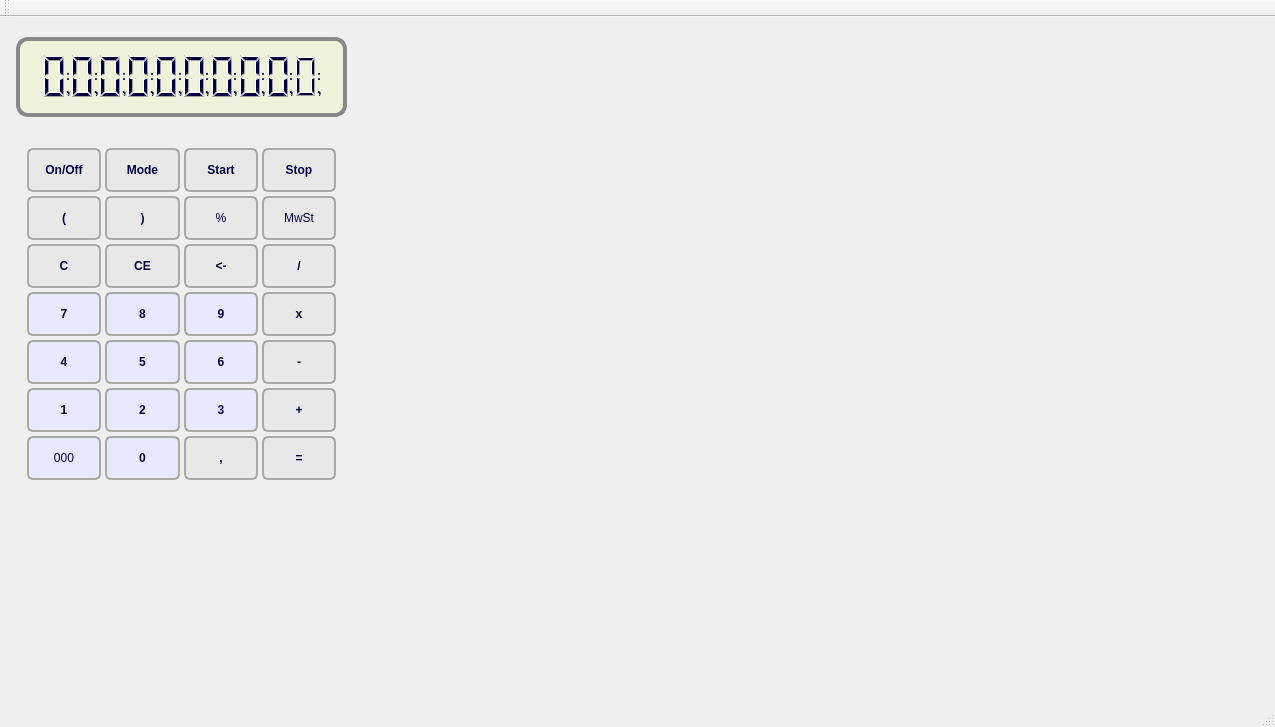
<?xml version="1.0" encoding="UTF-8"?>
<ui version="4.0">
 <class>MainWindow</class>
 <widget class="QMainWindow" name="MainWindow">
  <property name="geometry">
   <rect>
    <x>0</x>
    <y>0</y>
    <width>1275</width>
    <height>727</height>
   </rect>
  </property>
  <property name="windowTitle">
   <string>MainWindow</string>
  </property>
  <property name="styleSheet">
   <string notr="true">QGridLayout {
    background-color: #FF0000;
}
</string>
  </property>
  <widget class="QWidget" name="centralWidget">
   <widget class="QWidget" name="gridLayoutWidget_2">
    <property name="geometry">
     <rect>
      <x>16</x>
      <y>120</y>
      <width>331</width>
      <height>361</height>
     </rect>
    </property>
    <layout class="QGridLayout" name="gridLayout_2" rowstretch="1,1,1,1,1,1,1" columnstretch="1,1,1,1">
     <property name="sizeConstraint">
      <enum>QLayout::SetDefaultConstraint</enum>
     </property>
     <property name="spacing">
      <number>4</number>
     </property>
     <item row="4" column="3">
      <widget class="QPushButton" name="key_Minus">
       <property name="styleSheet">
        <string notr="true">QPushButton {
	font: 16pt &quot;MS Shell Dlg 2&quot;;
	font-weight: bold;
    color: #000040;
    border: 2px solid #aaaaaa;
    border-radius: 6px;
    background-color: #e8e8e8;
    width: 60px;
	height: 40px;
}
QPushButton:hover {
    border: 3px solid #888888;
}</string>
       </property>
       <property name="text">
        <string>-</string>
       </property>
      </widget>
     </item>
     <item row="6" column="3">
      <widget class="QPushButton" name="key_EQ">
       <property name="styleSheet">
        <string notr="true">QPushButton {
	font: 16pt &quot;MS Shell Dlg 2&quot;;
	font-weight: bold;
    color: #000040;
    border: 2px solid #aaaaaa;
    border-radius: 6px;
    background-color: #e8e8e8;
    width: 60px;
	height: 40px;
}
QPushButton:hover {
    border: 3px solid #888888;
}</string>
       </property>
       <property name="text">
        <string>=</string>
       </property>
      </widget>
     </item>
     <item row="4" column="2">
      <widget class="QPushButton" name="key_6">
       <property name="styleSheet">
        <string notr="true">QPushButton {
	font: 16pt &quot;MS Shell Dlg 2&quot;;
	font-weight: bold;
    color: #000040;
    border: 2px solid #aaaaaa;
    border-radius: 6px;
    background-color: #e8e8ff;
    width: 60px;;
	height: 40px;
}
QPushButton:hover {
    border: 3px solid #888888;
}</string>
       </property>
       <property name="text">
        <string>6</string>
       </property>
      </widget>
     </item>
     <item row="1" column="2">
      <widget class="QPushButton" name="key_Percent">
       <property name="styleSheet">
        <string notr="true">QPushButton {
	font: 16pt &quot;MS Shell Dlg 2&quot;;
    color: #000040;
    border: 2px solid #aaaaaa;
    border-radius: 6px;
    background-color: #e8e8e8;
    width: 60px;
	height: 40px;
}
QPushButton:hover {
    border: 3px solid #888888;
}</string>
       </property>
       <property name="text">
        <string>%</string>
       </property>
      </widget>
     </item>
     <item row="1" column="1">
      <widget class="QPushButton" name="key_ParClose">
       <property name="styleSheet">
        <string notr="true">QPushButton {
	font: 16pt &quot;MS Shell Dlg 2&quot;;
	font-weight: bold;
    color: #000040;
    border: 2px solid #aaaaaa;
    border-radius: 6px;
    background-color: #e8e8e8;
    width: 60px;
	height: 40px;
}
QPushButton:hover {
    border: 3px solid #888888;
}</string>
       </property>
       <property name="text">
        <string>)</string>
       </property>
      </widget>
     </item>
     <item row="1" column="0">
      <widget class="QPushButton" name="key_ParOpen">
       <property name="styleSheet">
        <string notr="true">QPushButton {
	font: 16pt &quot;MS Shell Dlg 2&quot;;
	font-weight: bold;
    color: #000040;
    border: 2px solid #aaaaaa;
    border-radius: 6px;
    background-color: #e8e8e8;
    width: 60px;
	height: 40px;
}
QPushButton:hover {
    border: 3px solid #888888;
}</string>
       </property>
       <property name="text">
        <string>(</string>
       </property>
      </widget>
     </item>
     <item row="5" column="0">
      <widget class="QPushButton" name="key_1">
       <property name="styleSheet">
        <string notr="true">QPushButton {
	font: 16pt &quot;MS Shell Dlg 2&quot;;
	font-weight: bold;
    color: #000040;
    border: 2px solid #aaaaaa;
    border-radius: 6px;
    background-color: #e8e8ff;
    width: 60px;
	height: 40px;
}
QPushButton:hover {
    border: 3px solid #888888;
}</string>
       </property>
       <property name="text">
        <string>1</string>
       </property>
      </widget>
     </item>
     <item row="5" column="1">
      <widget class="QPushButton" name="key_2">
       <property name="styleSheet">
        <string notr="true">QPushButton {
	font: 16pt &quot;MS Shell Dlg 2&quot;;
	font-weight: bold;
    color: #000040;
    border: 2px solid #aaaaaa;
    border-radius: 6px;
    background-color: #e8e8ff;
    width: 60px;
	height: 40px;
}
QPushButton:hover {
    border: 3px solid #888888;
}</string>
       </property>
       <property name="text">
        <string>2</string>
       </property>
       <property name="autoDefault">
        <bool>false</bool>
       </property>
       <property name="default">
        <bool>false</bool>
       </property>
       <property name="flat">
        <bool>false</bool>
       </property>
      </widget>
     </item>
     <item row="5" column="2">
      <widget class="QPushButton" name="key_3">
       <property name="styleSheet">
        <string notr="true">QPushButton {
	font: 16pt &quot;MS Shell Dlg 2&quot;;
	font-weight: bold;
    color: #000040;
    border: 2px solid #aaaaaa;
    border-radius: 6px;
    background-color: #e8e8ff;
    width: 60px;
	height: 40px;
}
QPushButton:hover {
    border: 3px solid #888888;
}</string>
       </property>
       <property name="text">
        <string>3</string>
       </property>
      </widget>
     </item>
     <item row="5" column="3">
      <widget class="QPushButton" name="key_Plus">
       <property name="styleSheet">
        <string notr="true">QPushButton {
	font: 16pt &quot;MS Shell Dlg 2&quot;;
	font-weight: bold;
    color: #000040;
    border: 2px solid #aaaaaa;
    border-radius: 6px;
    background-color: #e8e8e8;
    width: 60px;
	height: 40px;
}
QPushButton:hover {
    border: 3px solid #888888;
}</string>
       </property>
       <property name="text">
        <string>+</string>
       </property>
      </widget>
     </item>
     <item row="6" column="1">
      <widget class="QPushButton" name="key_0">
       <property name="styleSheet">
        <string notr="true">QPushButton {
	font: 16pt &quot;MS Shell Dlg 2&quot;;
	font-weight: bold;
    color: #000040;
    border: 2px solid #aaaaaa;
    border-radius: 6px;
    background-color: #e8e8ff;
    width: 60px;
	height: 40px;
}
QPushButton:hover {
    border: 3px solid #888888;
}</string>
       </property>
       <property name="text">
        <string>0</string>
       </property>
      </widget>
     </item>
     <item row="6" column="0">
      <widget class="QPushButton" name="key_000">
       <property name="styleSheet">
        <string notr="true">QPushButton {
	font: 16pt &quot;MS Shell Dlg 2&quot;;
    color: #000040;
    border: 2px solid #aaaaaa;
    border-radius: 6px;
    background-color: #e8e8ff;
    width: 60px;
	height: 40px;
}
QPushButton:hover {
    border: 3px solid #888888;
}</string>
       </property>
       <property name="text">
        <string>000</string>
       </property>
      </widget>
     </item>
     <item row="6" column="2">
      <widget class="QPushButton" name="key_Comma">
       <property name="styleSheet">
        <string notr="true">QPushButton {
	font: 16pt &quot;MS Shell Dlg 2&quot;;
	font-weight: bold;
    color: #000040;
    border: 2px solid #aaaaaa;
    border-radius: 6px;
    background-color: #e8e8e8;
    width: 60px;
	height: 40px;
}
QPushButton:hover {
    border: 3px solid #888888;
}</string>
       </property>
       <property name="text">
        <string>,</string>
       </property>
      </widget>
     </item>
     <item row="3" column="1">
      <widget class="QPushButton" name="key_8">
       <property name="styleSheet">
        <string notr="true">QPushButton {
	font: 16pt &quot;MS Shell Dlg 2&quot;;
	font-weight: bold;
    color: #000040;
    border: 2px solid #aaaaaa;
    border-radius: 6px;
    background-color: #e8e8ff;
    width: 60px;
	height: 40px;
}
QPushButton:hover {
    border: 3px solid #888888;
}</string>
       </property>
       <property name="text">
        <string>8</string>
       </property>
      </widget>
     </item>
     <item row="1" column="3">
      <widget class="QPushButton" name="key_VAT">
       <property name="styleSheet">
        <string notr="true">QPushButton {
	font: 12pt &quot;MS Shell Dlg 2&quot;;
    color: #000040;
    border: 2px solid #aaaaaa;
    border-radius: 6px;
    background-color: #e8e8e8;
    width: 60px;
	height: 40px;
}
QPushButton:hover {
    border: 3px solid #888888;
}</string>
       </property>
       <property name="text">
        <string>MwSt</string>
       </property>
      </widget>
     </item>
     <item row="2" column="0">
      <widget class="QPushButton" name="key_C">
       <property name="styleSheet">
        <string notr="true">QPushButton {
	font: 16pt &quot;MS Shell Dlg 2&quot;;
	font-weight: bold;
    color: #000040;
    border: 2px solid #aaaaaa;
    border-radius: 6px;
    background-color: #e8e8e8;
    width: 60px;
	height: 40px;
}
QPushButton:hover {
    border: 3px solid #888888;
}</string>
       </property>
       <property name="text">
        <string>C</string>
       </property>
      </widget>
     </item>
     <item row="2" column="1">
      <widget class="QPushButton" name="key_CE">
       <property name="styleSheet">
        <string notr="true">QPushButton {
	font: 16pt &quot;MS Shell Dlg 2&quot;;
	font-weight: bold;
    color: #000040;
    border: 2px solid #aaaaaa;
    border-radius: 6px;
    background-color: #e8e8e8;
    width: 60px;
	height: 40px;
}
QPushButton:hover {
    border: 3px solid #888888;
}</string>
       </property>
       <property name="text">
        <string>CE</string>
       </property>
      </widget>
     </item>
     <item row="3" column="3">
      <widget class="QPushButton" name="key_Mul">
       <property name="styleSheet">
        <string notr="true">QPushButton {
	font: 16pt &quot;MS Shell Dlg 2&quot;;
	font-weight: bold;
    color: #000040;
    border: 2px solid #aaaaaa;
    border-radius: 6px;
    background-color: #e8e8e8;
    width: 60px;
	height: 40px;
}
QPushButton:hover {
    border: 3px solid #888888;
}</string>
       </property>
       <property name="text">
        <string>x</string>
       </property>
      </widget>
     </item>
     <item row="3" column="2">
      <widget class="QPushButton" name="key_9">
       <property name="styleSheet">
        <string notr="true">QPushButton {
	font: 16pt &quot;MS Shell Dlg 2&quot;;
	font-weight: bold;
    color: #000040;
    border: 2px solid #aaaaaa;
    border-radius: 6px;
    background-color: #e8e8ff;
    width: 60px;
	height: 40px;
}
QPushButton:hover {
    border: 3px solid #888888;
}</string>
       </property>
       <property name="text">
        <string>9</string>
       </property>
      </widget>
     </item>
     <item row="4" column="0">
      <widget class="QPushButton" name="key_4">
       <property name="styleSheet">
        <string notr="true">QPushButton {
	font: 16pt &quot;MS Shell Dlg 2&quot;;
	font-weight: bold;
    color: #000040;
    border: 2px solid #aaaaaa;
    border-radius: 6px;
    background-color: #e8e8ff;
    width: 60px;;
	height: 40px;
}
QPushButton:hover {
    border: 3px solid #888888;
}</string>
       </property>
       <property name="text">
        <string>4</string>
       </property>
      </widget>
     </item>
     <item row="2" column="3">
      <widget class="QPushButton" name="key_Div">
       <property name="styleSheet">
        <string notr="true">QPushButton {
	font: 16pt &quot;MS Shell Dlg 2&quot;;
	font-weight: bold;
    color: #000040;
    border: 2px solid #aaaaaa;
    border-radius: 6px;
    background-color: #e8e8e8;
    width: 60px;
	height: 40px;
}
QPushButton:hover {
    border: 3px solid #888888;
}</string>
       </property>
       <property name="text">
        <string>/</string>
       </property>
      </widget>
     </item>
     <item row="2" column="2">
      <widget class="QPushButton" name="key_Backspace">
       <property name="styleSheet">
        <string notr="true">QPushButton {
	font: 16pt &quot;MS Shell Dlg 2&quot;;
	font-weight: bold;
    color: #000040;
    border: 2px solid #aaaaaa;
    border-radius: 6px;
    background-color: #e8e8e8;
    width: 60px;
	height: 40px;
}
QPushButton:hover {
    border: 3px solid #888888;
}</string>
       </property>
       <property name="text">
        <string>&lt;-</string>
       </property>
      </widget>
     </item>
     <item row="3" column="0">
      <widget class="QPushButton" name="key_7">
       <property name="styleSheet">
        <string notr="true">QPushButton {
	font: 16pt &quot;MS Shell Dlg 2&quot;;
	font-weight: bold;
    color: #000040;
    border: 2px solid #aaaaaa;
    border-radius: 6px;
    background-color: #e8e8ff;
    width: 60px;
	height: 40px;
}
QPushButton:hover {
    border: 3px solid #888888;
}</string>
       </property>
       <property name="text">
        <string>7</string>
       </property>
      </widget>
     </item>
     <item row="4" column="1">
      <widget class="QPushButton" name="key_5">
       <property name="styleSheet">
        <string notr="true">QPushButton {
	font: 16pt &quot;MS Shell Dlg 2&quot;;
	font-weight: bold;
    color: #000040;
    border: 2px solid #aaaaaa;
    border-radius: 6px;
    background-color: #e8e8ff;
    width: 60px;
	height: 40px;
}
QPushButton:hover {
    border: 3px solid #888888;
}</string>
       </property>
       <property name="text">
        <string>5</string>
       </property>
      </widget>
     </item>
     <item row="0" column="0">
      <widget class="QPushButton" name="key_OnOff">
       <property name="styleSheet">
        <string notr="true">QPushButton {
	font: 12pt &quot;MS Shell Dlg 2&quot;;
	font-weight: bold;
    color: #000040;
    border: 2px solid #aaaaaa;
    border-radius: 6px;
    background-color: #e8e8e8;
    width: 60px;
	height: 40px;
}
QPushButton:hover {
    border: 3px solid #888888;
}</string>
       </property>
       <property name="text">
        <string>On/Off</string>
       </property>
      </widget>
     </item>
     <item row="0" column="1">
      <widget class="QPushButton" name="key_Mode">
       <property name="styleSheet">
        <string notr="true">QPushButton {
	font: 12pt &quot;MS Shell Dlg 2&quot;;
	font-weight: bold;
    color: #000040;
    border: 2px solid #aaaaaa;
    border-radius: 6px;
    background-color: #e8e8e8;
    width: 60px;
	height: 40px;
}
QPushButton:hover {
    border: 3px solid #888888;
}</string>
       </property>
       <property name="text">
        <string>Mode</string>
       </property>
      </widget>
     </item>
     <item row="0" column="2">
      <widget class="QPushButton" name="key_Start">
       <property name="styleSheet">
        <string notr="true">QPushButton {
	font: 12pt &quot;MS Shell Dlg 2&quot;;
	font-weight: bold;
    color: #000040;
    border: 2px solid #aaaaaa;
    border-radius: 6px;
    background-color: #e8e8e8;
    width: 60px;
	height: 40px;
}
QPushButton:hover {
    border: 3px solid #888888;
}</string>
       </property>
       <property name="text">
        <string>Start</string>
       </property>
      </widget>
     </item>
     <item row="0" column="3">
      <widget class="QPushButton" name="key_Stop">
       <property name="styleSheet">
        <string notr="true">QPushButton {
	font: 12pt &quot;MS Shell Dlg 2&quot;;
	font-weight: bold;
    color: #000040;
    border: 2px solid #aaaaaa;
    border-radius: 6px;
    background-color: #e8e8e8;
    width: 60px;
	height: 40px;
}
QPushButton:hover {
    border: 3px solid #888888;
}</string>
       </property>
       <property name="text">
        <string>Stop</string>
       </property>
      </widget>
     </item>
    </layout>
   </widget>
   <widget class="QFrame" name="frame">
    <property name="geometry">
     <rect>
      <x>16</x>
      <y>20</y>
      <width>331</width>
      <height>80</height>
     </rect>
    </property>
    <property name="styleSheet">
     <string notr="true">QFrame {
    border: 4px solid #888888;
    border-radius: 12px;
    background-color: #F0F3DC;
}

</string>
    </property>
    <property name="frameShape">
     <enum>QFrame::StyledPanel</enum>
    </property>
    <property name="frameShadow">
     <enum>QFrame::Raised</enum>
    </property>
    <widget class="QWidget" name="gridLayoutWidget">
     <property name="geometry">
      <rect>
       <x>13</x>
       <y>4</y>
       <width>301</width>
       <height>71</height>
      </rect>
     </property>
     <layout class="QGridLayout" name="gridLayout">
      <property name="spacing">
       <number>0</number>
      </property>
      <item row="0" column="4">
       <widget class="QLCDNumber" name="dig_5">
        <property name="styleSheet">
         <string notr="true">QLCDNumber {
    color: #000040;
    border: 0px solid #000000;
}
</string>
        </property>
        <property name="smallDecimalPoint">
         <bool>false</bool>
        </property>
        <property name="digitCount">
         <number>1</number>
        </property>
        <property name="mode">
         <enum>QLCDNumber::Hex</enum>
        </property>
       </widget>
      </item>
      <item row="0" column="9">
       <widget class="QLCDNumber" name="dig_0">
        <property name="styleSheet">
         <string notr="true">QLCDNumber {
    color: #000040;
    border: 0px solid #000000;
}
</string>
        </property>
        <property name="smallDecimalPoint">
         <bool>false</bool>
        </property>
        <property name="digitCount">
         <number>1</number>
        </property>
        <property name="mode">
         <enum>QLCDNumber::Hex</enum>
        </property>
        <property name="intValue" stdset="0">
         <number>0</number>
        </property>
       </widget>
      </item>
      <item row="0" column="7">
       <widget class="QLCDNumber" name="dig_2">
        <property name="styleSheet">
         <string notr="true">QLCDNumber {
    color: #000040;
    border: 0px solid #000000;
}
</string>
        </property>
        <property name="smallDecimalPoint">
         <bool>false</bool>
        </property>
        <property name="digitCount">
         <number>1</number>
        </property>
        <property name="mode">
         <enum>QLCDNumber::Hex</enum>
        </property>
       </widget>
      </item>
      <item row="0" column="2">
       <widget class="QLCDNumber" name="dig_7">
        <property name="styleSheet">
         <string notr="true">QLCDNumber {
    color: #000040;
    border: 0px solid #000000;
}
</string>
        </property>
        <property name="smallDecimalPoint">
         <bool>false</bool>
        </property>
        <property name="digitCount">
         <number>1</number>
        </property>
        <property name="mode">
         <enum>QLCDNumber::Hex</enum>
        </property>
       </widget>
      </item>
      <item row="0" column="3">
       <widget class="QLCDNumber" name="dig_6">
        <property name="styleSheet">
         <string notr="true">QLCDNumber {
    color: #000040;
    border: 0px solid #000000;
}
</string>
        </property>
        <property name="smallDecimalPoint">
         <bool>false</bool>
        </property>
        <property name="digitCount">
         <number>1</number>
        </property>
        <property name="mode">
         <enum>QLCDNumber::Hex</enum>
        </property>
       </widget>
      </item>
      <item row="0" column="5">
       <widget class="QLCDNumber" name="dig_4">
        <property name="styleSheet">
         <string notr="true">QLCDNumber {
    color: #000040;
    border: 0px solid #000000;
}
</string>
        </property>
        <property name="smallDecimalPoint">
         <bool>false</bool>
        </property>
        <property name="digitCount">
         <number>1</number>
        </property>
        <property name="mode">
         <enum>QLCDNumber::Hex</enum>
        </property>
       </widget>
      </item>
      <item row="0" column="6">
       <widget class="QLCDNumber" name="dig_3">
        <property name="styleSheet">
         <string notr="true">QLCDNumber {
    color: #000040;
    border: 0px solid #000000;
}
</string>
        </property>
        <property name="smallDecimalPoint">
         <bool>false</bool>
        </property>
        <property name="digitCount">
         <number>1</number>
        </property>
        <property name="mode">
         <enum>QLCDNumber::Hex</enum>
        </property>
       </widget>
      </item>
      <item row="0" column="1">
       <widget class="QLCDNumber" name="dig_8">
        <property name="styleSheet">
         <string notr="true">QLCDNumber {
    color: #000040;
    border: 0px solid #000000;
}
</string>
        </property>
        <property name="smallDecimalPoint">
         <bool>false</bool>
        </property>
        <property name="digitCount">
         <number>1</number>
        </property>
        <property name="mode">
         <enum>QLCDNumber::Hex</enum>
        </property>
       </widget>
      </item>
      <item row="0" column="8">
       <widget class="QLCDNumber" name="dig_1">
        <property name="styleSheet">
         <string notr="true">QLCDNumber {
    color: #000040;
    border: 0px solid #000000;
}
</string>
        </property>
        <property name="smallDecimalPoint">
         <bool>false</bool>
        </property>
        <property name="digitCount">
         <number>1</number>
        </property>
        <property name="mode">
         <enum>QLCDNumber::Hex</enum>
        </property>
       </widget>
      </item>
      <item row="0" column="0">
       <widget class="QLCDNumber" name="dig_9">
        <property name="styleSheet">
         <string notr="true">QLCDNumber {
    color: #000040;
    border: 0px solid #000000;
}
</string>
        </property>
        <property name="smallDecimalPoint">
         <bool>false</bool>
        </property>
        <property name="digitCount">
         <number>1</number>
        </property>
        <property name="mode">
         <enum>QLCDNumber::Hex</enum>
        </property>
       </widget>
      </item>
     </layout>
    </widget>
   </widget>
   <widget class="QWidget" name="gridLayoutWidget_3">
    <property name="geometry">
     <rect>
      <x>55</x>
      <y>56</y>
      <width>301</width>
      <height>31</height>
     </rect>
    </property>
    <layout class="QGridLayout" name="gridLayout_3">
     <property name="spacing">
      <number>0</number>
     </property>
     <item row="0" column="7">
      <widget class="QLabel" name="dot_2">
       <property name="styleSheet">
        <string notr="true">QLabel {
	font: 16pt &quot;MS Shell Dlg 2&quot;;
	font-weight: bold;
    color: #000040;
    border: 0px solid #000000;
}
</string>
       </property>
       <property name="text">
        <string>.</string>
       </property>
      </widget>
     </item>
     <item row="0" column="4">
      <widget class="QLabel" name="dot_5">
       <property name="styleSheet">
        <string notr="true">QLabel {
	font: 16pt &quot;MS Shell Dlg 2&quot;;
	font-weight: bold;
    color: #000040;
    border: 0px solid #000000;
}
</string>
       </property>
       <property name="text">
        <string>.</string>
       </property>
      </widget>
     </item>
     <item row="0" column="5">
      <widget class="QLabel" name="dot_4">
       <property name="styleSheet">
        <string notr="true">QLabel {
	font: 16pt &quot;MS Shell Dlg 2&quot;;
	font-weight: bold;
    color: #000040;
    border: 0px solid #000000;
}
</string>
       </property>
       <property name="text">
        <string>.</string>
       </property>
      </widget>
     </item>
     <item row="0" column="3">
      <widget class="QLabel" name="dot_6">
       <property name="styleSheet">
        <string notr="true">QLabel {
	font: 16pt &quot;MS Shell Dlg 2&quot;;
	font-weight: bold;
    color: #000040;
    border: 0px solid #000000;
}
</string>
       </property>
       <property name="text">
        <string>.</string>
       </property>
      </widget>
     </item>
     <item row="0" column="2">
      <widget class="QLabel" name="dot_7">
       <property name="styleSheet">
        <string notr="true">QLabel {
	font: 16pt &quot;MS Shell Dlg 2&quot;;
	font-weight: bold;
    color: #000040;
    border: 0px solid #000000;
}
</string>
       </property>
       <property name="text">
        <string>.</string>
       </property>
      </widget>
     </item>
     <item row="0" column="1">
      <widget class="QLabel" name="dot_8">
       <property name="styleSheet">
        <string notr="true">QLabel {
	font: 16pt &quot;MS Shell Dlg 2&quot;;
	font-weight: bold;
    color: #000040;
    border: 0px solid #000000;
}
</string>
       </property>
       <property name="text">
        <string>.</string>
       </property>
      </widget>
     </item>
     <item row="0" column="9">
      <widget class="QLabel" name="dot_0">
       <property name="styleSheet">
        <string notr="true">QLabel {
	font: 16pt &quot;MS Shell Dlg 2&quot;;
	font-weight: bold;
    color: #000040;
    border: 0px solid #000000;
}
</string>
       </property>
       <property name="text">
        <string>.</string>
       </property>
      </widget>
     </item>
     <item row="0" column="0">
      <widget class="QLabel" name="dot_9">
       <property name="styleSheet">
        <string notr="true">QLabel {
	font: 16pt &quot;MS Shell Dlg 2&quot;;
	font-weight: bold;
    color: #000040;
    border: 0px solid #000000;
}
</string>
       </property>
       <property name="text">
        <string>.</string>
       </property>
      </widget>
     </item>
     <item row="0" column="8">
      <widget class="QLabel" name="dot_1">
       <property name="styleSheet">
        <string notr="true">QLabel {
	font: 16pt &quot;MS Shell Dlg 2&quot;;
	font-weight: bold;
    color: #000040;
    border: 0px solid #000000;
}
</string>
       </property>
       <property name="text">
        <string>.</string>
       </property>
      </widget>
     </item>
     <item row="0" column="6">
      <widget class="QLabel" name="dot_3">
       <property name="styleSheet">
        <string notr="true">QLabel {
	font: 16pt &quot;MS Shell Dlg 2&quot;;
	font-weight: bold;
    color: #000040;
    border: 0px solid #000000;
}
</string>
       </property>
       <property name="text">
        <string>.</string>
       </property>
      </widget>
     </item>
    </layout>
   </widget>
   <widget class="QWidget" name="gridLayoutWidget_4">
    <property name="geometry">
     <rect>
      <x>55</x>
      <y>43</y>
      <width>301</width>
      <height>31</height>
     </rect>
    </property>
    <layout class="QGridLayout" name="gridLayout_4">
     <property name="spacing">
      <number>0</number>
     </property>
     <item row="0" column="7">
      <widget class="QLabel" name="colon_2">
       <property name="styleSheet">
        <string notr="true">QLabel {
	font: 16pt &quot;MS Shell Dlg 2&quot;;
	font-weight: bold;
    color: #000040;
    border: 0px solid #000000;
}
</string>
       </property>
       <property name="text">
        <string>:</string>
       </property>
      </widget>
     </item>
     <item row="0" column="5">
      <widget class="QLabel" name="colon_4">
       <property name="styleSheet">
        <string notr="true">QLabel {
	font: 16pt &quot;MS Shell Dlg 2&quot;;
	font-weight: bold;
    color: #000040;
    border: 0px solid #000000;
}
</string>
       </property>
       <property name="text">
        <string>:</string>
       </property>
      </widget>
     </item>
     <item row="0" column="4">
      <widget class="QLabel" name="colon_5">
       <property name="styleSheet">
        <string notr="true">QLabel {
	font: 16pt &quot;MS Shell Dlg 2&quot;;
	font-weight: bold;
    color: #000040;
    border: 0px solid #000000;
}
</string>
       </property>
       <property name="text">
        <string>:</string>
       </property>
      </widget>
     </item>
     <item row="0" column="3">
      <widget class="QLabel" name="colon_6">
       <property name="styleSheet">
        <string notr="true">QLabel {
	font: 16pt &quot;MS Shell Dlg 2&quot;;
	font-weight: bold;
    color: #000040;
    border: 0px solid #000000;
}
</string>
       </property>
       <property name="text">
        <string>:</string>
       </property>
      </widget>
     </item>
     <item row="0" column="2">
      <widget class="QLabel" name="colon_7">
       <property name="styleSheet">
        <string notr="true">QLabel {
	font: 16pt &quot;MS Shell Dlg 2&quot;;
	font-weight: bold;
    color: #000040;
    border: 0px solid #000000;
}
</string>
       </property>
       <property name="text">
        <string>:</string>
       </property>
      </widget>
     </item>
     <item row="0" column="1">
      <widget class="QLabel" name="colon_8">
       <property name="styleSheet">
        <string notr="true">QLabel {
	font: 16pt &quot;MS Shell Dlg 2&quot;;
	font-weight: bold;
    color: #000040;
    border: 0px solid #000000;
}
</string>
       </property>
       <property name="text">
        <string>:</string>
       </property>
      </widget>
     </item>
     <item row="0" column="9">
      <widget class="QLabel" name="colon_0">
       <property name="styleSheet">
        <string notr="true">QLabel {
	font: 16pt &quot;MS Shell Dlg 2&quot;;
	font-weight: bold;
    color: #000040;
    border: 0px solid #000000;
}
</string>
       </property>
       <property name="text">
        <string>:</string>
       </property>
      </widget>
     </item>
     <item row="0" column="0">
      <widget class="QLabel" name="colon_9">
       <property name="styleSheet">
        <string notr="true">QLabel {
	font: 16pt &quot;MS Shell Dlg 2&quot;;
	font-weight: bold;
    color: #000040;
    border: 0px solid #000000;
}
</string>
       </property>
       <property name="text">
        <string>:</string>
       </property>
      </widget>
     </item>
     <item row="0" column="8">
      <widget class="QLabel" name="colon_1">
       <property name="styleSheet">
        <string notr="true">QLabel {
	font: 16pt &quot;MS Shell Dlg 2&quot;;
	font-weight: bold;
    color: #000040;
    border: 0px solid #000000;
}
</string>
       </property>
       <property name="text">
        <string>:</string>
       </property>
      </widget>
     </item>
     <item row="0" column="6">
      <widget class="QLabel" name="colon_3">
       <property name="styleSheet">
        <string notr="true">QLabel {
	font: 16pt &quot;MS Shell Dlg 2&quot;;
	font-weight: bold;
    color: #000040;
    border: 0px solid #000000;
}
</string>
       </property>
       <property name="text">
        <string>:</string>
       </property>
      </widget>
     </item>
    </layout>
   </widget>
   <widget class="QWidget" name="gridLayoutWidget_5">
    <property name="geometry">
     <rect>
      <x>56</x>
      <y>52</y>
      <width>301</width>
      <height>41</height>
     </rect>
    </property>
    <layout class="QGridLayout" name="gridLayout_5">
     <property name="spacing">
      <number>0</number>
     </property>
     <item row="0" column="7">
      <widget class="QLabel" name="comma_2">
       <property name="styleSheet">
        <string notr="true">QLabel {
	font: 12pt &quot;MS Shell Dlg 2&quot;;
	font-weight: bold;
    color: #000040;
    border: 0px solid #000000;
}
</string>
       </property>
       <property name="text">
        <string>,</string>
       </property>
      </widget>
     </item>
     <item row="0" column="5">
      <widget class="QLabel" name="comma_4">
       <property name="styleSheet">
        <string notr="true">QLabel {
	font: 12pt &quot;MS Shell Dlg 2&quot;;
	font-weight: bold;
    color: #000040;
    border: 0px solid #000000;
}
</string>
       </property>
       <property name="text">
        <string>,</string>
       </property>
      </widget>
     </item>
     <item row="0" column="4">
      <widget class="QLabel" name="comma_5">
       <property name="styleSheet">
        <string notr="true">QLabel {
	font: 12pt &quot;MS Shell Dlg 2&quot;;
	font-weight: bold;
    color: #000040;
    border: 0px solid #000000;
}
</string>
       </property>
       <property name="text">
        <string>,</string>
       </property>
      </widget>
     </item>
     <item row="0" column="3">
      <widget class="QLabel" name="comma_6">
       <property name="styleSheet">
        <string notr="true">QLabel {
	font: 12pt &quot;MS Shell Dlg 2&quot;;
	font-weight: bold;
    color: #000040;
    border: 0px solid #000000;
}
</string>
       </property>
       <property name="text">
        <string>,</string>
       </property>
      </widget>
     </item>
     <item row="0" column="2">
      <widget class="QLabel" name="comma_7">
       <property name="styleSheet">
        <string notr="true">QLabel {
	font: 12pt &quot;MS Shell Dlg 2&quot;;
	font-weight: bold;
    color: #000040;
    border: 0px solid #000000;
}
</string>
       </property>
       <property name="text">
        <string>,</string>
       </property>
      </widget>
     </item>
     <item row="0" column="1">
      <widget class="QLabel" name="comma_8">
       <property name="styleSheet">
        <string notr="true">QLabel {
	font: 12pt &quot;MS Shell Dlg 2&quot;;
	font-weight: bold;
    color: #000040;
    border: 0px solid #000000;
}
</string>
       </property>
       <property name="text">
        <string>,</string>
       </property>
      </widget>
     </item>
     <item row="0" column="9">
      <widget class="QLabel" name="comma_0">
       <property name="styleSheet">
        <string notr="true">QLabel {
	font: 12pt &quot;MS Shell Dlg 2&quot;;
	font-weight: bold;
    color: #000040;
    border: 0px solid #000000;
}
</string>
       </property>
       <property name="text">
        <string>,</string>
       </property>
      </widget>
     </item>
     <item row="0" column="0">
      <widget class="QLabel" name="comma_9">
       <property name="styleSheet">
        <string notr="true">QLabel {
	font: 12pt &quot;MS Shell Dlg 2&quot;;
	font-weight: bold;
    color: #000040;
    border: 0px solid #000000;
}
</string>
       </property>
       <property name="text">
        <string>,</string>
       </property>
      </widget>
     </item>
     <item row="0" column="8">
      <widget class="QLabel" name="comma_1">
       <property name="styleSheet">
        <string notr="true">QLabel {
	font: 12pt &quot;MS Shell Dlg 2&quot;;
	font-weight: bold;
    color: #000040;
    border: 0px solid #000000;
}
</string>
       </property>
       <property name="text">
        <string>,</string>
       </property>
      </widget>
     </item>
     <item row="0" column="6">
      <widget class="QLabel" name="comma_3">
       <property name="styleSheet">
        <string notr="true">QLabel {
	font: 12pt &quot;MS Shell Dlg 2&quot;;
	font-weight: bold;
    color: #000040;
    border: 0px solid #000000;
}
</string>
       </property>
       <property name="text">
        <string>,</string>
       </property>
      </widget>
     </item>
    </layout>
   </widget>
  </widget>
  <widget class="QMenuBar" name="menuBar">
   <property name="geometry">
    <rect>
     <x>0</x>
     <y>0</y>
     <width>1275</width>
     <height>21</height>
    </rect>
   </property>
  </widget>
  <widget class="QToolBar" name="mainToolBar">
   <attribute name="toolBarArea">
    <enum>TopToolBarArea</enum>
   </attribute>
   <attribute name="toolBarBreak">
    <bool>false</bool>
   </attribute>
  </widget>
  <widget class="QStatusBar" name="statusBar"/>
 </widget>
 <layoutdefault spacing="6" margin="11"/>
 <resources/>
 <connections/>
</ui>
